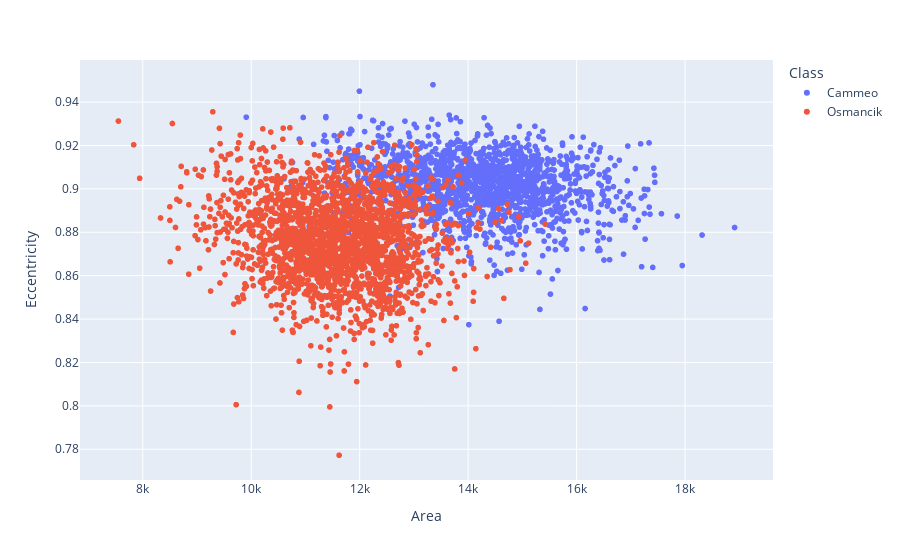
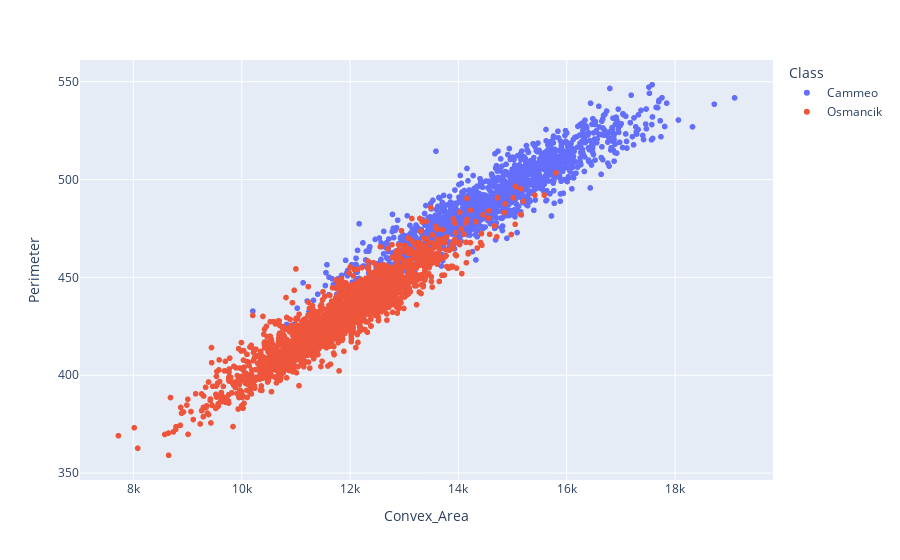
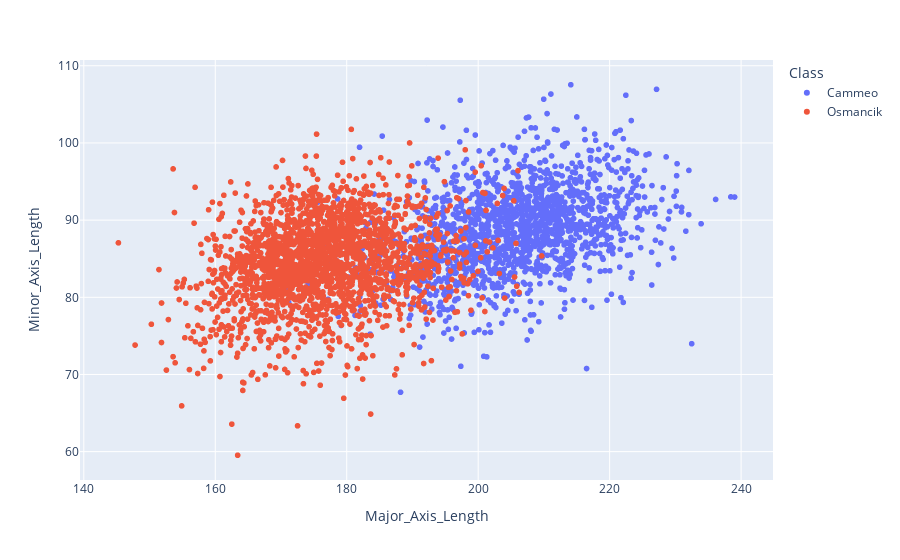
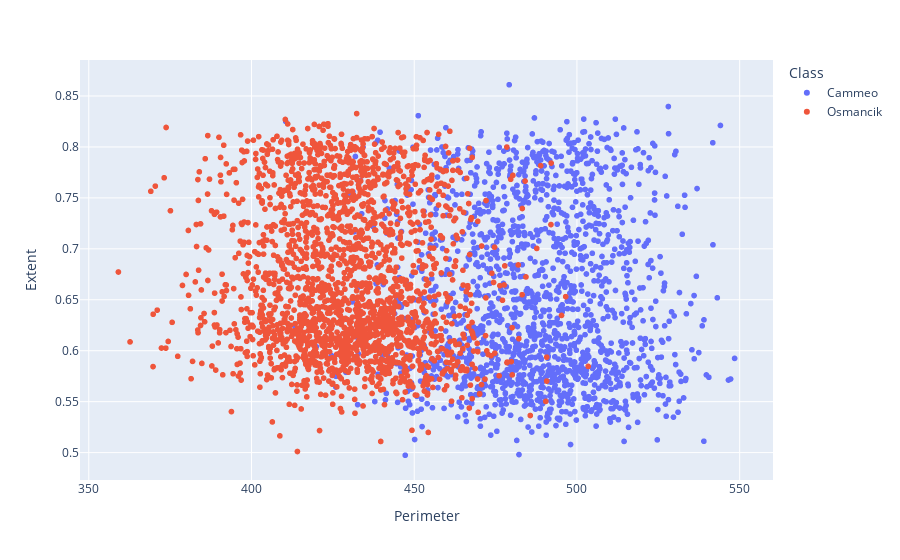

Notebook code for these charts, in order:
### Markdown cell above
# Explore el conjunto de datos

Traza algunas de las características unas contra otras, incluso en 3D.

### Code cell
# Create five 2D plots of the features against each other, color-coded by class.
for x_axis_data, y_axis_data in [
    ('Area', 'Eccentricity'),
    ('Convex_Area', 'Perimeter'),
    ('Major_Axis_Length', 'Minor_Axis_Length'),
    ('Perimeter', 'Extent'),
    ('Eccentricity', 'Major_Axis_Length'),
]:
  px.scatter(rice_dataset, x=x_axis_data, y=y_axis_data, color='Class').show()

### Figure 1 — Plotly figure (JSON) as saved in the notebook; plotly's stock layout.template omitted (floating-point values rounded to 4 significant figures; data arrays with more than 128 entries replaced by an {"elided": "..."} marker saying what was removed)
{"data": [{"hovertemplate": "Class=Cammeo<br>Area=%{x}<br>Eccentricity=%{y}<extra></extra>", "legendgroup": "Cammeo", "marker": {"color": "#636efa", "symbol": "circle"}, "mode": "markers", "name": "Cammeo", "showlegend": true, "type": "scattergl", "x": {"elided": "1630 int values"}, "xaxis": "x", "y": {"elided": "1630 float values"}, "yaxis": "y"}, {"hovertemplate": "Class=Osmancik<br>Area=%{x}<br>Eccentricity=%{y}<extra></extra>", "legendgroup": "Osmancik", "marker": {"color": "#EF553B", "symbol": "circle"}, "mode": "markers", "name": "Osmancik", "showlegend": true, "type": "scattergl", "x": {"elided": "2180 int values"}, "xaxis": "x", "y": {"elided": "2180 float values"}, "yaxis": "y"}], "layout": {"legend": {"title": {"text": "Class"}, "tracegroupgap": 0}, "margin": {"t": 60}, "xaxis": {"anchor": "y", "domain": [0, 1], "title": {"text": "Area"}}, "yaxis": {"anchor": "x", "domain": [0, 1], "title": {"text": "Eccentricity"}}}}

### Figure 2 — Plotly figure (JSON) as saved in the notebook; plotly's stock layout.template omitted (floating-point values rounded to 4 significant figures; data arrays with more than 128 entries replaced by an {"elided": "..."} marker saying what was removed)
{"data": [{"hovertemplate": "Class=Cammeo<br>Convex_Area=%{x}<br>Perimeter=%{y}<extra></extra>", "legendgroup": "Cammeo", "marker": {"color": "#636efa", "symbol": "circle"}, "mode": "markers", "name": "Cammeo", "showlegend": true, "type": "scattergl", "x": {"elided": "1630 int values"}, "xaxis": "x", "y": {"elided": "1630 float values"}, "yaxis": "y"}, {"hovertemplate": "Class=Osmancik<br>Convex_Area=%{x}<br>Perimeter=%{y}<extra></extra>", "legendgroup": "Osmancik", "marker": {"color": "#EF553B", "symbol": "circle"}, "mode": "markers", "name": "Osmancik", "showlegend": true, "type": "scattergl", "x": {"elided": "2180 int values"}, "xaxis": "x", "y": {"elided": "2180 float values"}, "yaxis": "y"}], "layout": {"legend": {"title": {"text": "Class"}, "tracegroupgap": 0}, "margin": {"t": 60}, "xaxis": {"anchor": "y", "domain": [0, 1], "title": {"text": "Convex_Area"}}, "yaxis": {"anchor": "x", "domain": [0, 1], "title": {"text": "Perimeter"}}}}

### Figure 3 — Plotly figure (JSON) as saved in the notebook; plotly's stock layout.template omitted (floating-point values rounded to 4 significant figures; data arrays with more than 128 entries replaced by an {"elided": "..."} marker saying what was removed)
{"data": [{"hovertemplate": "Class=Cammeo<br>Major_Axis_Length=%{x}<br>Minor_Axis_Length=%{y}<extra></extra>", "legendgroup": "Cammeo", "marker": {"color": "#636efa", "symbol": "circle"}, "mode": "markers", "name": "Cammeo", "showlegend": true, "type": "scattergl", "x": {"elided": "1630 float values"}, "xaxis": "x", "y": {"elided": "1630 float values"}, "yaxis": "y"}, {"hovertemplate": "Class=Osmancik<br>Major_Axis_Length=%{x}<br>Minor_Axis_Length=%{y}<extra></extra>", "legendgroup": "Osmancik", "marker": {"color": "#EF553B", "symbol": "circle"}, "mode": "markers", "name": "Osmancik", "showlegend": true, "type": "scattergl", "x": {"elided": "2180 float values"}, "xaxis": "x", "y": {"elided": "2180 float values"}, "yaxis": "y"}], "layout": {"legend": {"title": {"text": "Class"}, "tracegroupgap": 0}, "margin": {"t": 60}, "xaxis": {"anchor": "y", "domain": [0, 1], "title": {"text": "Major_Axis_Length"}}, "yaxis": {"anchor": "x", "domain": [0, 1], "title": {"text": "Minor_Axis_Length"}}}}

### Figure 4 — Plotly figure (JSON) as saved in the notebook; plotly's stock layout.template omitted (floating-point values rounded to 4 significant figures; data arrays with more than 128 entries replaced by an {"elided": "..."} marker saying what was removed)
{"data": [{"hovertemplate": "Class=Cammeo<br>Perimeter=%{x}<br>Extent=%{y}<extra></extra>", "legendgroup": "Cammeo", "marker": {"color": "#636efa", "symbol": "circle"}, "mode": "markers", "name": "Cammeo", "showlegend": true, "type": "scattergl", "x": {"elided": "1630 float values"}, "xaxis": "x", "y": {"elided": "1630 float values"}, "yaxis": "y"}, {"hovertemplate": "Class=Osmancik<br>Perimeter=%{x}<br>Extent=%{y}<extra></extra>", "legendgroup": "Osmancik", "marker": {"color": "#EF553B", "symbol": "circle"}, "mode": "markers", "name": "Osmancik", "showlegend": true, "type": "scattergl", "x": {"elided": "2180 float values"}, "xaxis": "x", "y": {"elided": "2180 float values"}, "yaxis": "y"}], "layout": {"legend": {"title": {"text": "Class"}, "tracegroupgap": 0}, "margin": {"t": 60}, "xaxis": {"anchor": "y", "domain": [0, 1], "title": {"text": "Perimeter"}}, "yaxis": {"anchor": "x", "domain": [0, 1], "title": {"text": "Extent"}}}}
